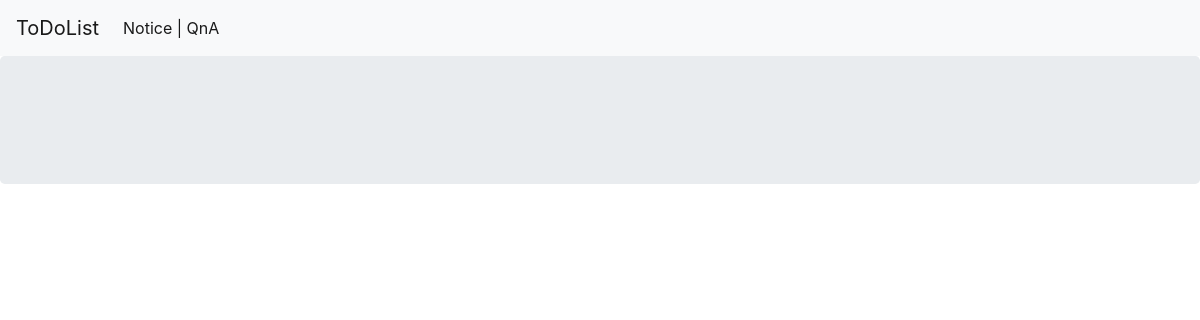
Page /board/ on the earlier database version.
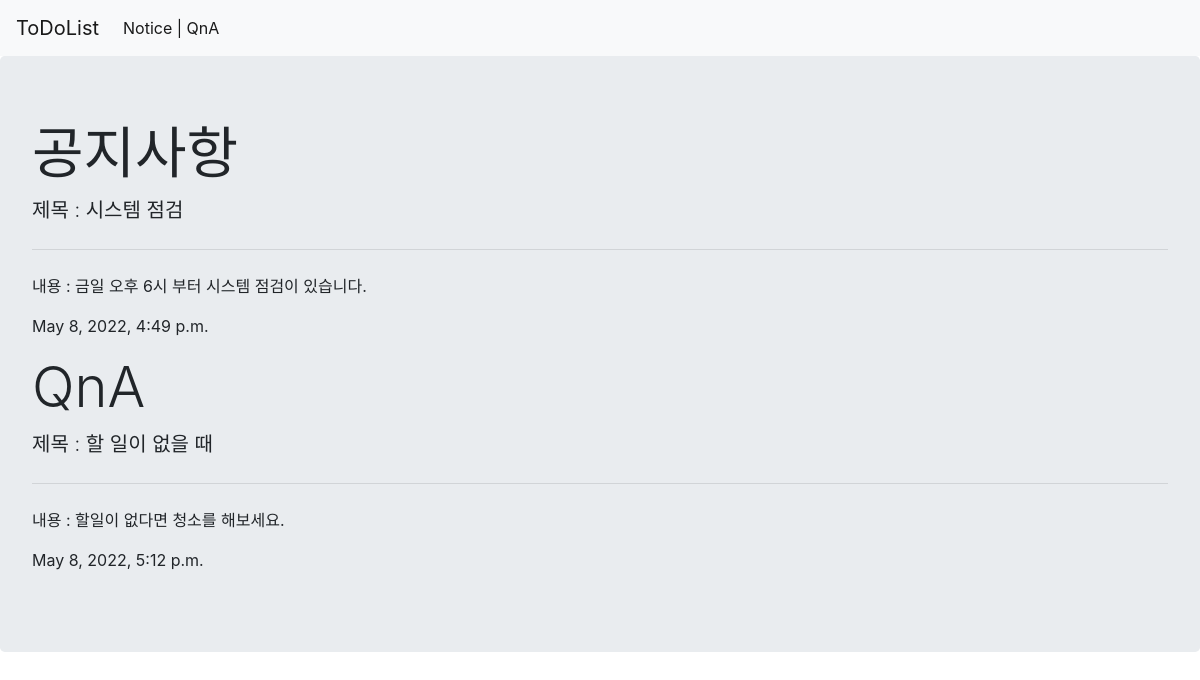
Same page on the later database version.
### board/models.py (models this page shows)
class Board(models.Model):
    title = models.CharField(max_length=100)
    content_type = models.CharField(max_length=20)
    content = models.TextField()
    regDate = models.DateTimeField(auto_now_add=True)
    updateDate = models.DateTimeField(auto_now=True)

### board/views.py (the view)
# urls.py: path('board/', views.board_list, name='board_list')
def board_list(request):
    boards = Board.objects.all()
    return render(request, 'boardList.html', {
        'boards': boards,
    })

### todolist/templates/boardList.html (shortened to what this page needs)
{% extends "layout.html" %}
{% load bootstrap4 %}
{% block content %}
<div class="jumbotron">
    {% for board in boards %}
      <h1 class="display-4">{{board.content_type}}</h1>
      <p class="lead">제목 : {{board.title}}</p>
      <hr class="my-4">
      <p>내용 : {{board.content}}</p>
      <p>{{board.regDate}}</p>
    {% endfor %}
</div>
{% endblock %}

### todolist/templates/layout.html (shortened to what this page needs)
{% load static %}
<!DOCTYPE html>
<html lang="en">
<head>
    <link rel="stylesheet" href="{% static 'common.css' %}">
    <link rel="stylesheet" href="https://cdn.jsdelivr.net/npm/bootstrap@4.6.1/dist/css/bootstrap.min.css">
</head>
<body>
    {% include 'header.html' %}
    {% block content %}
    {% endblock %}
</body>
</html>

### todolist/templates/header.html (shortened to what this page needs)
<header>
  <nav class="navbar navbar-expand-lg navbar-light bg-light">
    <a class="navbar-brand" href="/">ToDoList</a>
    <div class="collapse navbar-collapse" id="navbarNavDropdown">
      <ul class="navbar-nav">
        <li class="nav-item active">
          <a class="nav-link" href="board">Notice | QnA</a>
        </li>
      </ul>
    </div>
  </nav>
</header>

### todolist/static/common.css (style rules this page uses)
body { font-family: 'paybooc-Bold'; }

Differences in the rows shown:
added Board: content_type "공지사항", title "시스템 점검", content "금일 오후 6시 부터 시스템 점검이 있습니다.", regDate "May 8, 2022, 4:49 p.m."
added Board: content_type "QnA", title "할 일이 없을 때", content "할일이 없다면 청소를 해보세요.", regDate "May 8, 2022, 5:12 p.m."
